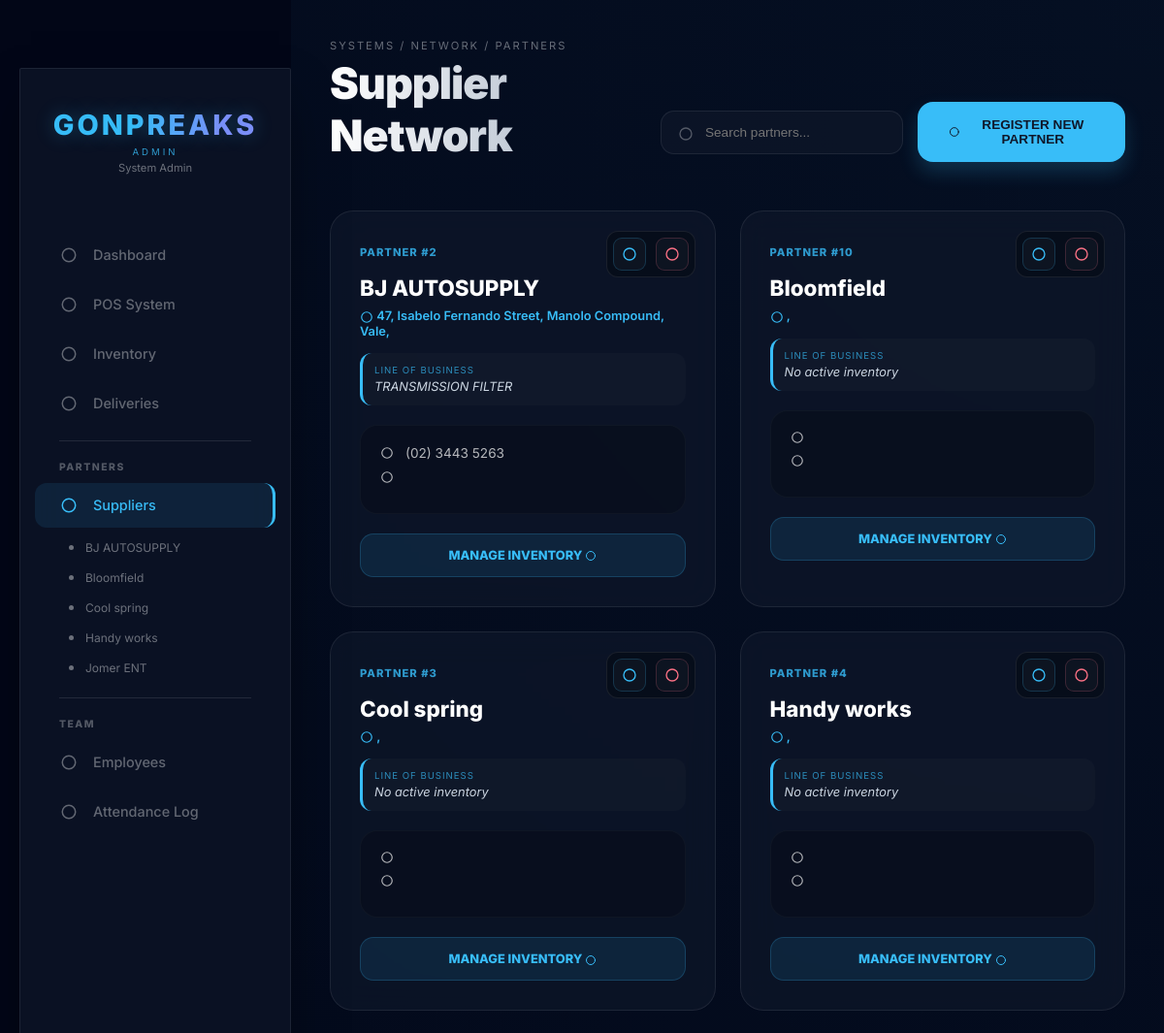
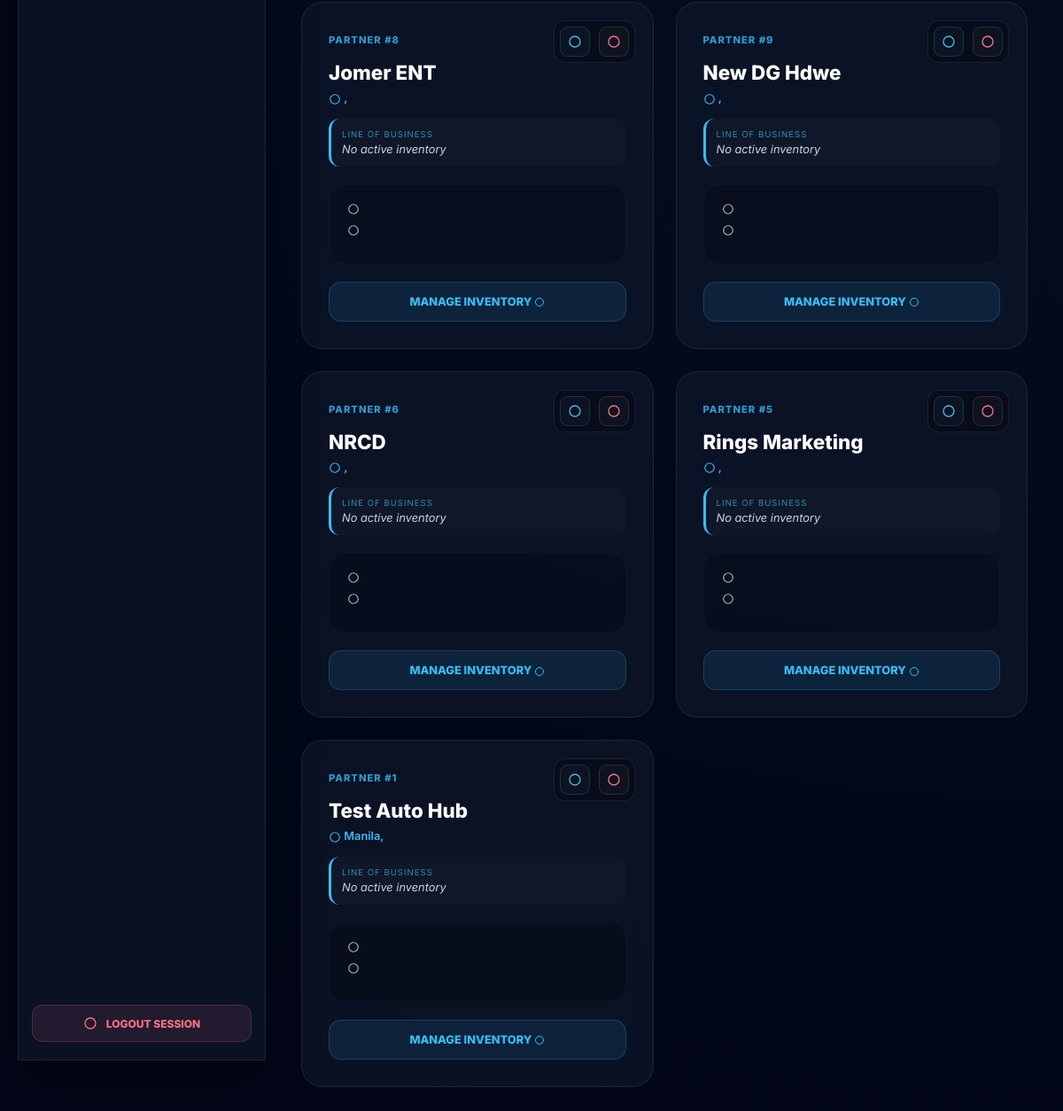
/autosupply/suppliers.php (signed in), run on the app's committed database (2 pictures, top to bottom).
### tables this page shows
CREATE TABLE `suppliers` (
  `supplier_id` int(11) NOT NULL,
  `shop_name` varchar(255) NOT NULL,
  `address_city` varchar(50) DEFAULT NULL,
  `address_province` varchar(50) DEFAULT NULL,
  `address_complete` text DEFAULT NULL,
  `contact_number` varchar(20) DEFAULT NULL,
  `email` varchar(100) DEFAULT NULL,
  `viber` varchar(20) DEFAULT NULL
);

### autosupply/suppliers.php (the view, shortened to what this page needs)
<?php
include 'db_connect.php';
require_once 'icons.php';
$query = "SELECT s.*,
          (SELECT GROUP_CONCAT(DISTINCT category SEPARATOR ', ')
           FROM inventory
           WHERE supplier_name = s.shop_name) as shop_categories
          FROM suppliers s
          ORDER BY s.shop_name ASC";
$result = mysqli_query($conn, $query);
?>
<!DOCTYPE html>
<html lang="en">
<head>
    <link rel="stylesheet" href="https://cdnjs.cloudflare.com/ajax/libs/font-awesome/6.0.0/all.min.css">
    <link rel="stylesheet" href="css/style.css">
</head>
<body>
    <?php include 'sidebar.php'; ?>
    <div class="main-content">
        <div class="header-section">
            <div>
                <div class="breadcrumb">Systems / Network / Partners</div>
                <h1 class="page-title">Supplier Network</h1>
            </div>
            <div style="display: flex; align-items: center;">
                <div class="search-container">
                    <span style="position: absolute; left: 18px; top: 50%; transform: translateY(-50%); color: rgba(255,255,255,0.3);"><?php echo icon('search', 16); ?></span>
                    <input type="text" id="supplierSearch" class="search-input" placeholder="Search partners..." onkeyup="filterSuppliers()">
                </div>
                <button onclick="openSupplierModal()" class="register-btn">
                    <?php echo icon('plus', 16); ?> REGISTER NEW PARTNER
                </button>
            </div>
        </div>
        <div class="supplier-grid" id="supplierGrid">
            <?php if (mysqli_num_rows($result) > 0): ?>
                <?php while($row = mysqli_fetch_assoc($result)): ?>
                    <div class="supplier-card">
                        <span class="card-id">PARTNER #<?php echo $row['supplier_id']; ?></span>
                        <div class="card-actions">
                            <span class="action-icon edit-icon"
                               onclick='openEditModal(<?php echo json_encode($row); ?>)'
                               title="Edit Partner Details"><?php echo icon('edit', 16); ?></span>
                            <span class="action-icon delete-icon"
                               onclick="confirmDelete(<?php echo $row['supplier_id']; ?>, '<?php echo addslashes($row['shop_name']); ?>')"
                               title="Remove Partner"><?php echo icon('trash', 16); ?></span>
                        </div>
                        <h3 style="margin: 15px 0 8px 0; font-size: 1.4rem; font-weight: 800; color: #fff;">
                            <?php echo htmlspecialchars($row['shop_name']); ?>
                        </h3>
                        <div style="font-size: 0.8rem; color: var(--accent-blue); font-weight: 600; margin-bottom: 10px;" class="location-text">
                            <?php echo icon('location', 14); ?>
                            <?php echo htmlspecialchars($row['address_city'] . ", " . $row['address_province']); ?>
                        </div>
                        <div class="category-box">
                            <span class="category-label">Line of Business</span>
                            <div class="category-list">
                                <?php echo !empty($row['shop_categories']) ? htmlspecialchars($row['shop_categories']) : 'No active inventory'; ?>
                            </div>
                        </div>
                        <div class="contact-info-box">
                            <div class="info-row"><?php echo icon('phone', 14); ?> <?php echo htmlspecialchars($row['contact_number']); ?></div>
                            <div class="info-row"><?php echo icon('envelope', 14); ?> <?php echo htmlspecialchars($row['email']); ?></div>
                        </div>
                        <a href="supplier_products.php?id=<?php echo $row['supplier_id']; ?>" class="manage-link">
                            MANAGE INVENTORY <?php echo icon('arrow-right', 12); ?>
                        </a>
                    </div>
                <?php endwhile; ?>
            <?php endif; ?>
        </div>
    </div>
</body>
</html>

### autosupply/sidebar.php (shortened to what this page needs)
<?php
require_once 'icons.php';
$current_role = $_SESSION['role'] ?? '';
$nav_access = [
    'Dashboard'   => ['Admin', 'Account Manager', 'Cashier', 'Driver', 'Restocker'],
    'POS'         => ['Admin', 'Account Manager', 'Cashier'],
    'Inventory'   => ['Admin', 'Account Manager', 'Restocker'],
    'Suppliers'   => ['Admin', 'Account Manager', 'Restocker'],
    'Employees'   => ['Admin', 'Account Manager'],
    'Attendance'  => ['Admin', 'Account Manager'],
    'Deliveries'  => ['Admin', 'Account Manager'],
    'TimeClock'   => ['Cashier', 'Driver', 'Restocker'],
];
function can_see($section, $role, $nav_access) {
    return in_array($role, $nav_access[$section] ?? []);
}
$sidebar_result = null;
if (can_see('Suppliers', $current_role, $nav_access)) {
    $sidebar_query = "SELECT shop_name, supplier_id FROM suppliers ORDER BY shop_name ASC LIMIT 5";
    $sidebar_result = mysqli_query($conn, $sidebar_query);
}
$current_supplier_id = $_GET['id'] ?? null;
?>
<div class="sidebar">
    <div class="sidebar-header">
        <h1 class="brand-name">GONPREAKS</h1>
        <div class="brand-role"><?php echo strtoupper($_SESSION['role'] ?? 'GUEST'); ?></div>
        <?php if (!empty($_SESSION['name'])): ?>
            <div style="font-size:0.7rem; color:rgba(255,255,255,0.4); margin-top:4px;"><?php echo htmlspecialchars($_SESSION['name']); ?></div>
        <?php endif; ?>
    </div>
    <nav>
        <?php if (can_see('Dashboard', $current_role, $nav_access)): ?>
        <a href="dashboard.php" class="nav-item <?php echo (basename($_SERVER['PHP_SELF']) == 'dashboard.php') ? 'active' : ''; ?>">
            <span class="icon-slot"><?php echo icon('dashboard'); ?></span> <span>Dashboard</span>
        </a>
        <?php endif; ?>
        <?php if (can_see('POS', $current_role, $nav_access)): ?>
        <a href="pos.php" class="nav-item <?php echo (basename($_SERVER['PHP_SELF']) == 'pos.php') ? 'active' : ''; ?>">
            <span class="icon-slot"><?php echo icon('cash-register'); ?></span> <span>POS System</span>
        </a>
        <?php endif; ?>
        <?php if (can_see('Inventory', $current_role, $nav_access)): ?>
        <a href="inventory.php" class="nav-item <?php echo (basename($_SERVER['PHP_SELF']) == 'inventory.php') ? 'active' : ''; ?>">
            <span class="icon-slot"><?php echo icon('boxes'); ?></span> <span>Inventory</span>
        </a>
        <?php endif; ?>
        <?php if (can_see('Deliveries', $current_role, $nav_access)): ?>
        <a href="deliveries.php" class="nav-item <?php echo (basename($_SERVER['PHP_SELF']) == 'deliveries.php') ? 'active' : ''; ?>">
            <span class="icon-slot"><?php echo icon('route'); ?></span> <span>Deliveries</span>
        </a>
        <?php endif; ?>
        <?php if (can_see('Suppliers', $current_role, $nav_access)): ?>
        <div class="sidebar-divider"></div>
        <div class="section-label">Partners</div>
        <a href="suppliers.php" class="nav-item <?php echo (basename($_SERVER['PHP_SELF']) == 'suppliers.php') ? 'active' : ''; ?>">
            <span class="icon-slot"><?php echo icon('truck'); ?></span> <span>Suppliers</span>
        </a>
        <div class="sub-menu">
            <?php if ($sidebar_result): ?>
                <?php while ($side_row = mysqli_fetch_assoc($sidebar_result)): ?>
                    <?php $active_sub = ($current_supplier_id == $side_row['supplier_id']) ? 'active' : ''; ?>
                    <a href="supplier_products.php?id=<?php echo $side_row['supplier_id']; ?>" class="sub-nav-item <?php echo $active_sub; ?>">
                        <span class="sub-dot"></span><span><?php echo htmlspecialchars($side_row['shop_name']); ?></span>
                    </a>
                <?php endwhile; ?>
            <?php endif; ?>
        </div>
        <?php endif; ?>
        <?php if (can_see('Employees', $current_role, $nav_access)): ?>
        <div class="sidebar-divider"></div>
        <div class="section-label">Team</div>
        <a href="users.php" class="nav-item <?php echo (basename($_SERVER['PHP_SELF']) == 'users.php') ? 'active' : ''; ?>">
            <span class="icon-slot"><?php echo icon('users-gear'); ?></span> <span>Employees</span>
        </a>
        <?php endif; ?>
        <?php if (can_see('Attendance', $current_role, $nav_access)): ?>
        <a href="attendance_overview.php" class="nav-item <?php echo (basename($_SERVER['PHP_SELF']) == 'attendance_overview.php') ? 'active' : ''; ?>">
            <span class="icon-slot"><?php echo icon('history'); ?></span> <span>Attendance Log</span>
        </a>
        <?php endif; ?>
    </nav>
    <div class="logout-box">
        <a href="logout.php" class="logout-btn">
            <?php echo icon('logout', 16); ?> <span>Logout Session</span>
        </a>
    </div>
</div>

### autosupply/icons.php (shortened to what this page needs)
<?php
function icon($name, $size = 18) {
    $path = $icons[$name] ?? '<circle cx="12" cy="12" r="9"/>';
    return '<svg width="'.(int)$size.'" height="'.(int)$size.'" viewBox="0 0 24 24" fill="none" stroke="currentColor" stroke-width="2" stroke-linecap="round" stroke-linejoin="round" style="display:inline-block;vertical-align:middle;">'.$path.'</svg>';
}
?>

### autosupply/css/style.css (style rules this page uses)
:root { --primary-dark: #0f172a; --secondary-dark: #020617; --accent-blue: #38bdf8; --accent-green: #22c55e; --accent-red: #fb7185; --text-color: #f1f5f9; --glass-bg: rgba(255, 255, 255, 0.03); --glass-border: rgba(255, 255, 255, 0.1); --sidebar-bg: rgba(15, 23, 42, 0.7); --shadow: 0 25px 50px -12px rgba(0, 0, 0, 0.5); }
* { box-sizing: border-box; margin: 0; padding: 0; }
body { background: radial-gradient(circle at top left, var(--primary-dark), var(--secondary-dark)); color: var(--text-color); font-family: 'Inter', sans-serif; height: 100vh; display: flex; overflow: hidden; }
.sidebar { width: 280px; height: 94vh; margin: 3vh 0 3vh 20px; background: var(--sidebar-bg); backdrop-filter: blur(20px); -webkit-backdrop-filter: blur(20px); border: 1px solid var(--glass-border); border-radius: 24px; display: flex; flex-direction: column; z-index: 1000; box-shadow: var(--shadow); flex-shrink: 0; }
.main-content { flex-grow: 1; height: 100vh; overflow-y: auto; padding: 50px 40px; scroll-behavior: smooth; }
.sidebar-header { padding: 45px 20px; text-align: center; }
.sidebar-header h1 { font-size: 1.8rem; font-weight: 800; letter-spacing: 3px; text-transform: uppercase; background: linear-gradient(to right, #38bdf8 20%, #818cf8 40%, #818cf8 60%, #38bdf8 80%); background-size: 200% auto; -webkit-background-clip: text; -webkit-text-fill-color: transparent; animation: shine 4s linear infinite; text-shadow: 0 0 20px rgba(56, 189, 248, 0.3); }
.sidebar nav { flex: 1; padding: 20px 15px; }
.nav-item { padding: 14px 20px; text-decoration: none; color: var(--text-color); display: flex; align-items: center; gap: 15px; font-size: 0.95rem; transition: 0.3s; opacity: 0.6; border-radius: 12px; margin-bottom: 5px; }
.nav-item:hover, .nav-item.active { opacity: 1; background: rgba(56, 189, 248, 0.1); color: var(--accent-blue); }

### autosupply/sidebar.php (style rules this page uses)
.sidebar { width: 280px; height: 94vh; margin: 3vh 0 3vh 20px; background: var(--sidebar-bg); backdrop-filter: blur(20px); -webkit-backdrop-filter: blur(20px); border: 1px solid var(--glass-border); border-radius: 2px; display: flex; flex-direction: column; flex-shrink: 0; }
.sidebar-header { padding: 40px 25px; text-align: center; }
.brand-name { margin: 0; font-size: 1.5rem; font-weight: 900; letter-spacing: 2px; color: #fff; }
.brand-role { font-size: 0.6rem; letter-spacing: 3px; color: var(--accent-blue); margin-top: 5px; opacity: 0.8; }
.sidebar nav { flex: 1; padding: 20px 15px; overflow-y: auto; }
.nav-item { display: flex; align-items: center; padding: 14px 25px; color: rgba(255, 255, 255, 0.6); text-decoration: none; transition: all 0.3s; font-size: 0.9rem; font-weight: 500; gap: 15px; }
.nav-item .icon-slot { width: 20px; display:flex; justify-content:center; flex-shrink:0; }
.nav-item:hover, .nav-item.active { color: #fff; background: rgba(56, 189, 248, 0.1); }
.nav-item.active { color: var(--accent-blue); border-right: 3px solid var(--accent-blue); }
.logout-box { margin-top: auto; padding: 20px 15px; }
.logout-btn { display: flex; align-items: center; justify-content: center; gap: 10px; width: 100%; padding: 12px; background: rgba(251, 113, 133, 0.1); border: 1px solid rgba(251, 113, 133, 0.2); color: #fb7185 !important; text-decoration: none; border-radius: 12px; font-weight: 800; font-size: 0.75rem; text-transform: uppercase; transition: 0.3s; }
.sidebar-divider { height: 1px; background: rgba(255,255,255,0.1); margin: 15px 25px; }
.section-label { font-size: 0.65rem; font-weight: 800; color: rgba(255,255,255,0.3); margin: 20px 0 10px 25px; text-transform: uppercase; letter-spacing: 1.5px; }
.sub-nav-item { display: flex; align-items: center; padding: 8px 25px 8px 35px; color: rgba(255,255,255,0.4); text-decoration: none; font-size: 0.75rem; transition: 0.3s; }
.sub-dot { width:5px; height:5px; border-radius:50%; background:currentColor; margin-right:12px; flex-shrink:0; }

### data on the page
suppliers: shop_name "BJ AUTOSUPPLY", supplier_id "2", $size 16 (drawn), address_city+address_province "47, Isabelo Fernando Street, Manolo Compound, Vale,", shop_categories "TRANSMISSION FILTER", contact_number "(02) 3443 5263"
suppliers: shop_name "Bloomfield", supplier_id "10", $size 16 (drawn), address_city+address_province ",", shows "No active inventory"
suppliers: shop_name "Cool spring", supplier_id "3", $size 16 (drawn), address_city+address_province ",", shows "No active inventory"
suppliers: shop_name "Handy works", supplier_id "4", $size 16 (drawn), address_city+address_province ",", shows "No active inventory"
suppliers: shop_name "Jomer ENT", supplier_id "8", $size 16 (drawn), address_city+address_province ",", shows "No active inventory"
suppliers: supplier_id "9", $size 16 (drawn), shop_name "New DG Hdwe", address_city+address_province ",", shows "No active inventory"
suppliers: supplier_id "6", $size 16 (drawn), shop_name "NRCD", address_city+address_province ",", shows "No active inventory"
suppliers: supplier_id "5", $size 16 (drawn), shop_name "Rings Marketing", address_city+address_province ",", shows "No active inventory"
suppliers: supplier_id "1", $size 16 (drawn), shop_name "Test Auto Hub", address_city+address_province "Manila,", shows "No active inventory"

### other printed values
$_SESSION['role'] "ADMIN"
$_SESSION['name'] "System Admin"
